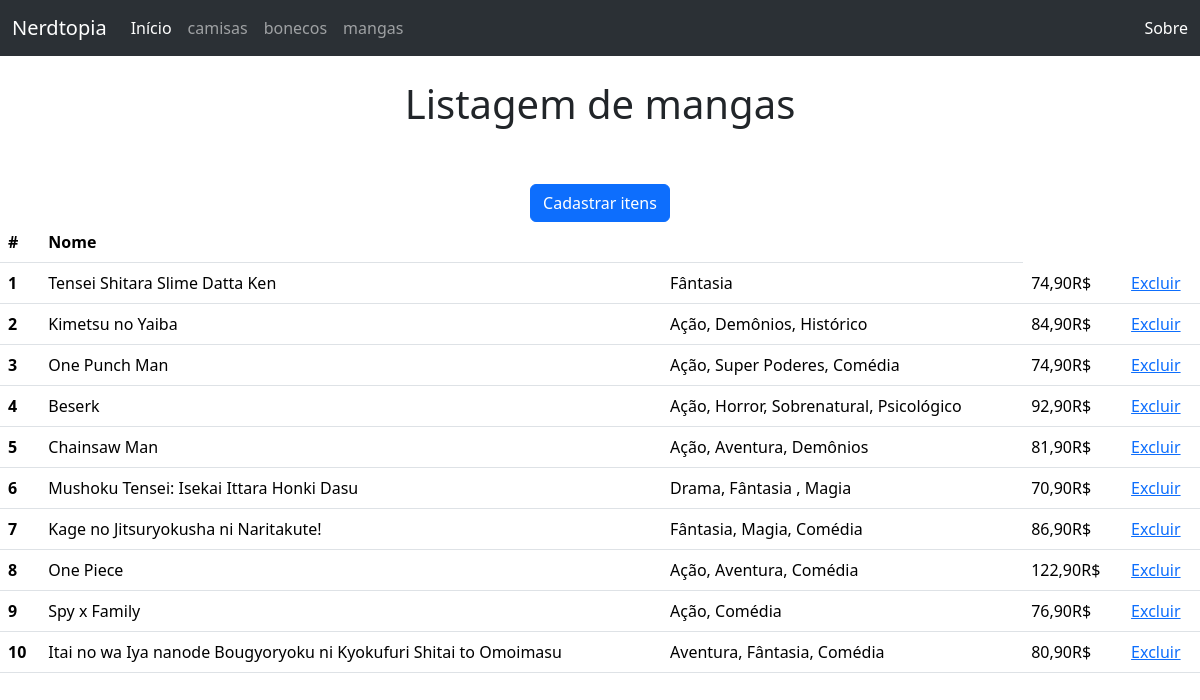
/nerdtopia_bd-20231212T123753Z-001/nerdtopia_bd/mangas.php, run on the app's committed database.
### tables this page shows
CREATE TABLE `mangas` (
  `id` int(11) NOT NULL,
  `nome` varchar(100) NOT NULL,
  `genero` varchar(100) NOT NULL,
  `preco` varchar(100) NOT NULL
);

### nerdtopia_bd-20231212T123753Z-001/nerdtopia_bd/mangas.php (the view, shortened to what this page needs)
<!DOCTYPE html>
<html lang="en">
<head>
    <link href="https://cdn.jsdelivr.net/npm/bootstrap@5.3.2/dist/css/bootstrap.min.css" rel="stylesheet">
</head>
<body>
    <nav class="navbar navbar-expand-lg bg-body-tertiary" data-bs-theme="dark">
        <div class="container-fluid">
            <a class="navbar-brand" href="#">Nerdtopia</a>
            <div class="collapse navbar-collapse" id="navbarText">
            <ul class="navbar-nav me-auto mb-2 mb-lg-0">
                <li class="nav-item">
                    <a class="nav-link active" aria-current="page" href="index.php">Início</a>
                </li>
                <li class="nav-item">
                    <a class="nav-link" href="camisas.php">camisas</a>
                </li>
                <li class="nav-item">
                    <a class="nav-link" href="bonecos.php">bonecos</a>
                </li>
                <li class="nav-item">
                    <a class="nav-link" href="mangas.php">mangas</a>
                </li>
            </ul>
            <span class="navbar-text">
                <a class="nav-link" href="sobre.php">Sobre</a>
            </span>
            </div>
        </div>
    </nav>
    <center>
        <br>
        <h1>Listagem de mangas</h1>
        <br>
        <br>
        <a href="bonecos_formulario.php" class="btn btn-primary" role="button">Cadastrar itens</a>
    </center>
    <?php
    $servidor = "localhost";
    $usuario = "root";
    $senha = "";
    $banco = "nerdtopia";
    $conn = new mysqli($servidor, $usuario, $senha, $banco);
    $consulta = "SELECT * FROM `mangas`";
    $result = $conn->query($consulta);
    if ($result->num_rows > 0) {
?>
    <table class="table">
        <thead>
            <tr>
                <th scope="col">#</th>
                <th scope="col">Nome</th>
                <th scope="col"></th>
            </tr>
        </thead>
        <tbody>
<?php
        while($row = $result->fetch_assoc()) {
            echo "<tr>";
            echo "<th scope=\"row\">". $row["id"] ."</th>";
            echo "<td>". $row["nome"] ."</td>";
            echo "<td>". $row["genero"] ."</td>";
            echo "<td>". $row["preco"] ."</td>";
            echo "<td><a href=\"alunos_exclui.php?id=". $row["id"] ."\">Excluir</a></td>";
            echo "</tr>";
        }
?>
        </tbody>
    </table>
<?php
    } else {
        echo "0 itens";
    }
    ?>
</body>
</html>

### data on the page
mangas: id "1", nome "Tensei Shitara Slime Datta Ken", genero "Fântasia", preco "74,90R$"
mangas: id "2", nome "Kimetsu no Yaiba", genero "Ação, Demônios, Histórico", preco "84,90R$"
mangas: id "3", nome "One Punch Man", genero "Ação, Super Poderes, Comédia", preco "74,90R$"
mangas: id "4", nome "Beserk", genero "Ação, Horror, Sobrenatural, Psicológico", preco "92,90R$"
mangas: id "5", nome "Chainsaw Man", genero "Ação, Aventura, Demônios", preco "81,90R$"
mangas: id "6", nome "Mushoku Tensei: Isekai Ittara Honki Dasu", genero "Drama, Fântasia , Magia", preco "70,90R$"
mangas: id "7", nome "Kage no Jitsuryokusha ni Naritakute!", genero "Fântasia, Magia, Comédia", preco "86,90R$"
mangas: id "8", nome "One Piece", genero "Ação, Aventura, Comédia", preco "122,90R$"
mangas: id "9", nome "Spy x Family", genero "Ação, Comédia", preco "76,90R$"
mangas: id "10", nome "Itai no wa Iya nanode Bougyoryoku ni Kyokufuri Shitai to Omoimasu", genero "Aventura, Fântasia, Comédia", preco "80,90R$"
